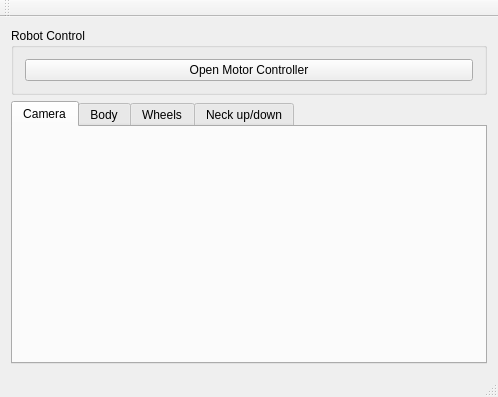
<?xml version="1.0" encoding="UTF-8"?>
<ui version="4.0">
 <class>RoboShell</class>
 <widget class="QMainWindow" name="RoboShell">
  <property name="geometry">
   <rect>
    <x>0</x>
    <y>0</y>
    <width>498</width>
    <height>397</height>
   </rect>
  </property>
  <property name="windowTitle">
   <string>RoboShell</string>
  </property>
  <widget class="QWidget" name="centralWidget">
   <layout class="QVBoxLayout" name="verticalLayout">
    <item>
     <widget class="QGroupBox" name="groupBox">
      <property name="title">
       <string>Robot Control</string>
      </property>
      <layout class="QGridLayout" name="gridLayout">
       <item row="0" column="0">
        <widget class="QPushButton" name="openControllerButton">
         <property name="text">
          <string>Open Motor Controller</string>
         </property>
         <property name="checkable">
          <bool>true</bool>
         </property>
        </widget>
       </item>
      </layout>
     </widget>
    </item>
    <item>
     <widget class="QTabWidget" name="tabWidget">
      <property name="currentIndex">
       <number>0</number>
      </property>
      <widget class="QWidget" name="cameraTab">
       <attribute name="title">
        <string>Camera</string>
       </attribute>
      </widget>
      <widget class="QWidget" name="bodyTab">
       <attribute name="title">
        <string>Body</string>
       </attribute>
      </widget>
      <widget class="QWidget" name="wheelsTab">
       <attribute name="title">
        <string>Wheels</string>
       </attribute>
      </widget>
      <widget class="QWidget" name="neckTab">
       <attribute name="title">
        <string>Neck up/down</string>
       </attribute>
      </widget>
     </widget>
    </item>
   </layout>
  </widget>
  <widget class="QMenuBar" name="menuBar">
   <property name="geometry">
    <rect>
     <x>0</x>
     <y>0</y>
     <width>498</width>
     <height>21</height>
    </rect>
   </property>
  </widget>
  <widget class="QToolBar" name="mainToolBar">
   <attribute name="toolBarArea">
    <enum>TopToolBarArea</enum>
   </attribute>
   <attribute name="toolBarBreak">
    <bool>false</bool>
   </attribute>
  </widget>
  <widget class="QStatusBar" name="statusBar"/>
 </widget>
 <layoutdefault spacing="6" margin="11"/>
 <resources/>
 <connections/>
</ui>
